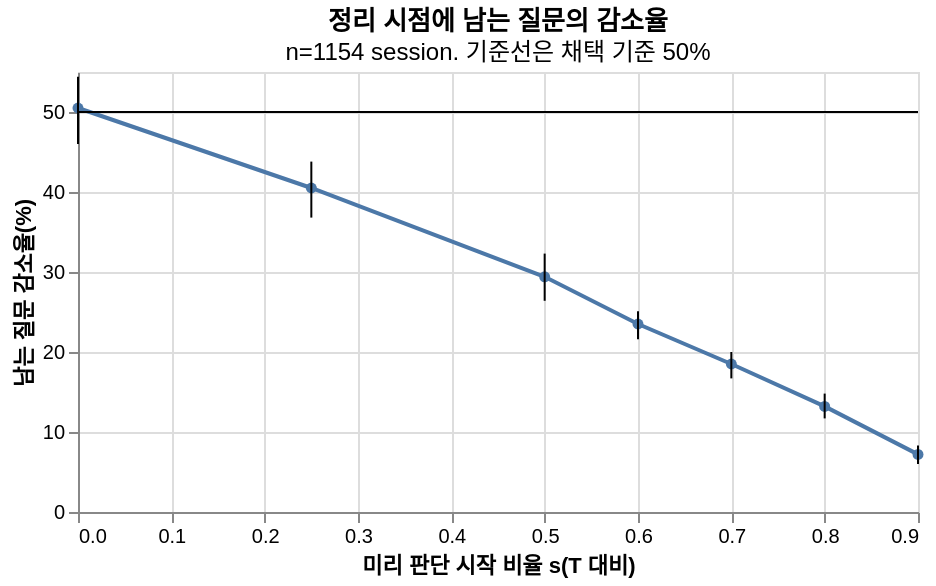

The Vega-Lite source for this figure:
### Vega-Lite specification from a JSON file in a GitHub repository (floating-point values rounded to 4 significant figures)
{"$schema": "https://vega.github.io/schema/vega-lite/v5.json", "title": {"text": "정리 시점에 남는 질문의 감소율", "subtitle": "n=1154 session. 기준선은 채택 기준 50%"}, "width": 420, "height": 220, "layer": [{"data": {"values": [{"s": 0.0, "value": 50.5, "lo": 46.0, "hi": 54.4}, {"s": 0.25, "value": 40.5, "lo": 36.8, "hi": 43.8}, {"s": 0.5, "value": 29.4, "lo": 26.4, "hi": 32.3}, {"s": 0.6, "value": 23.5, "lo": 21.6, "hi": 25.1}, {"s": 0.7, "value": 18.5, "lo": 16.7, "hi": 20.0}, {"s": 0.8, "value": 13.2, "lo": 11.7, "hi": 14.8}, {"s": 0.9, "value": 7.2, "lo": 6.0, "hi": 8.3}]}, "mark": {"type": "line", "point": true}, "encoding": {"x": {"field": "s", "type": "quantitative", "title": "미리 판단 시작 비율 s(T 대비)"}, "y": {"field": "value", "type": "quantitative", "title": "남는 질문 감소율(%)", "scale": {"zero": true}}}}, {"data": {"values": [{"s": 0.0, "value": 50.5, "lo": 46.0, "hi": 54.4}, {"s": 0.25, "value": 40.5, "lo": 36.8, "hi": 43.8}, {"s": 0.5, "value": 29.4, "lo": 26.4, "hi": 32.3}, {"s": 0.6, "value": 23.5, "lo": 21.6, "hi": 25.1}, {"s": 0.7, "value": 18.5, "lo": 16.7, "hi": 20.0}, {"s": 0.8, "value": 13.2, "lo": 11.7, "hi": 14.8}, {"s": 0.9, "value": 7.2, "lo": 6.0, "hi": 8.3}]}, "mark": "errorbar", "encoding": {"x": {"field": "s", "type": "quantitative", "title": "미리 판단 시작 비율 s(T 대비)"}, "y": {"field": "lo", "type": "quantitative", "title": "남는 질문 감소율(%)"}, "y2": {"field": "hi"}}}, {"data": {"values": [{"threshold": 50}]}, "mark": "rule", "encoding": {"y": {"field": "threshold", "type": "quantitative"}}}]}
